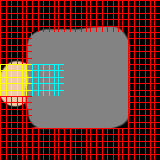

Rendered tile map (Tiled .tmx) drawn with the repository's tilesets; below, a short description and the map source with its tile grids summarised:
An orthogonal 5x5 tile map with 32x32 px tiles, 1 tile layer (meta), 2 tilesets, 1 image layer.

<map version="1.0" orientation="orthogonal" renderorder="right-down" width="5" height="5" tilewidth="32" tileheight="32" nextobjectid="1">
 <tileset firstgid="1" name="mesh" tilewidth="32" tileheight="32">
  <tile id="0">
   <image width="32" height="32" source="../Tiles/mesh_blue.png" />
  </tile>
  <tile id="1">
   <properties>
    <property name="door_next" value="true" />
   </properties>
   <image width="32" height="32" source="../Tiles/mesh_green.png" />
  </tile>
  <tile id="2">
   <image width="32" height="32" source="../Tiles/mesh_orange.png" />
  </tile>
  <tile id="3">
   <image width="32" height="32" source="../Tiles/mesh_purple.png" />
  </tile>
  <tile id="4">
   <properties>
    <property name="collision_all" value="" />
   </properties>
   <image width="32" height="32" source="../Tiles/mesh_red.png" />
  </tile>
  <tile id="5">
   <properties>
    <property name="player_spawn" value="" />
   </properties>
   <image width="32" height="32" source="../Tiles/mesh_teal.png" />
  </tile>
  <tile id="6">
   <properties>
    <property name="door" value="1" />
   </properties>
   <image width="32" height="32" source="../Tiles/mesh_yellow.png" />
  </tile>
 </tileset>
 <tileset firstgid="8" name="sd" tilewidth="1" tileheight="1" />
 <imagelayer name="bottom">
  <image source="Test_world_2_next.png" />
 </imagelayer>
 <layer name="meta" width="5" height="5">
  <data>[25 cells, 17 non-empty, 3 distinct tile ids]</data>
 </layer>
</map>
